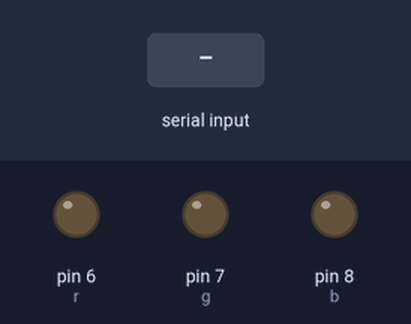
The sketch below on a simulated Arduino Uno, built with avr-gcc and run on an emulated ATmega328P. Parts: output pins drawn as LEDs (lit = HIGH). The test bench sets the inputs (shaded band).

Above: at 1.2 s.
1.3 s: "90,45\n" received over Serial
At 1.9 s:
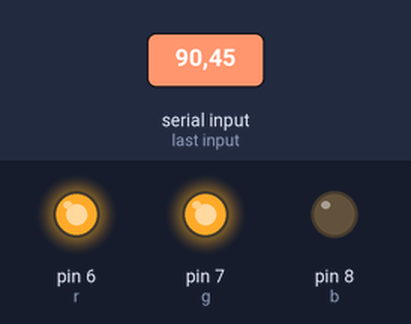
2.8 s: "5\n" received over Serial
At 3.1 s:
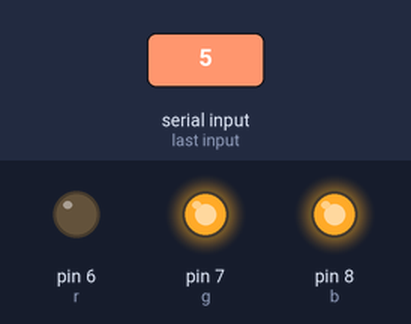
4.3 s: "30,150\n" received over Serial
At 5.4 s:
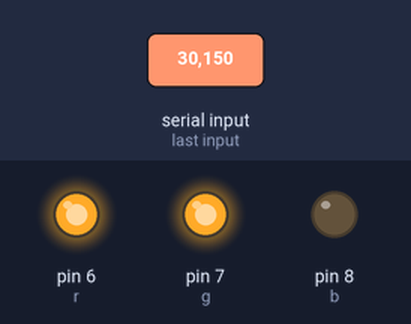
Timing chart, 0 to 7.3 s (numbered marks = the images above; inputs shaded):
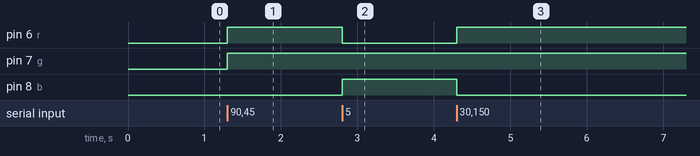

The sketch:

eyfi_test_avr.ino
```cpp
String msg = "0";

int r = 6;
int g = 7;
int b = 8;

void setup() {
  pinMode(r,OUTPUT);
  pinMode(g,OUTPUT);
  pinMode(b,OUTPUT);
  Serial.begin(115200);
}

void loop()
{
  if(Serial.available()){                  //Check if any data is available on Serial
    msg = Serial.readStringUntil('\n');    //Read message on Serial until new char(\n) which indicates end of message. Received data is stored in msg
    int x = msg.toInt();

    if(x%2 == 0){                         //If data is even, turn on Blue LED
      analogWrite(r,255);
      analogWrite(g,255);
      analogWrite(b,0);
    }
    else{                                //If data is odd, turn on Red LED
      analogWrite(r,0);
      analogWrite(g,255);
      analogWrite(b,255);
    }
  }
}
```

Measured:
- after the input at 1.3 s, pin 6 (r), pin 7 (g): LOW → HIGH at once
- after the input at 2.8 s, pin 6 (r): HIGH → LOW at once; pin 8 (b): LOW → HIGH at once
- after the input at 4.3 s, pin 6 (r): LOW → HIGH at once; pin 8 (b): HIGH → LOW at once
